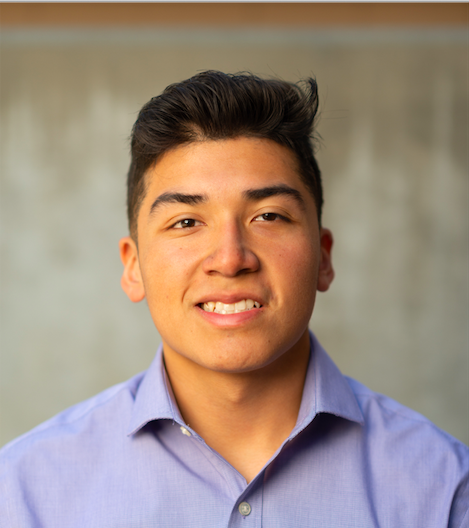
%> input picture Basic Image Operations/Pauls Headshot.png, 469 x 528 px
$ octave HistogramEqualization_on_GrayscaleImage.m   (GNU Octave 9; MATLAB toolbox functions it lacks are replaced by stand-ins)
%> lines starting %> are read from the running program, lines starting %| are printed output that depends on the picture
% Histogram Equalization on GrayScale Image
%{
Histogram equalization is a method in image processing of contrast adjustment
using the image's histogram. Histogram equalization is the best method for
image enhancement. It provides better quality of images without loss of any
information.
%}

clc
clear
close all
warning off

a=imread('Pauls Headshot.png');
%> a is the input picture: size 528x469x3 uint8; mean R, G, B 158.9, 139.8, 126.6
b=rgb2gray(a);
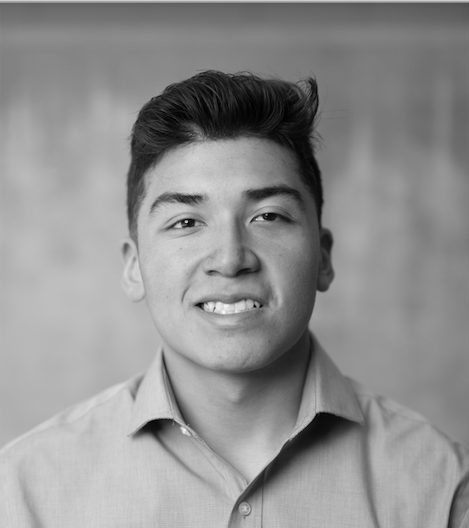
%> b: size 528x469 uint8; min 0, max 247, mean 144
subplot(2,2,1);
imshow(b);
title('Original Grayscale Image');

subplot(2,2,3);
imhist(b);
title('Histogram of Original Grayscale Image');

j=histeq(b);
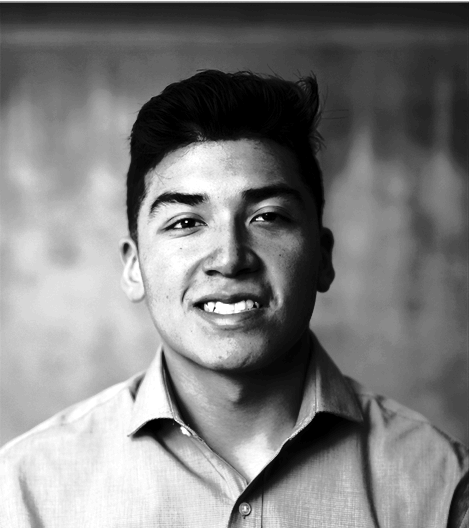
%> j: size 528x469 uint8; min 0, max 255, mean 126.4
subplot(2,2,2);
imshow(j);
title('Image after histogram equalization');

subplot(2,2,4);
imhist(j);
title('Histogram of Image after histogram equalization');
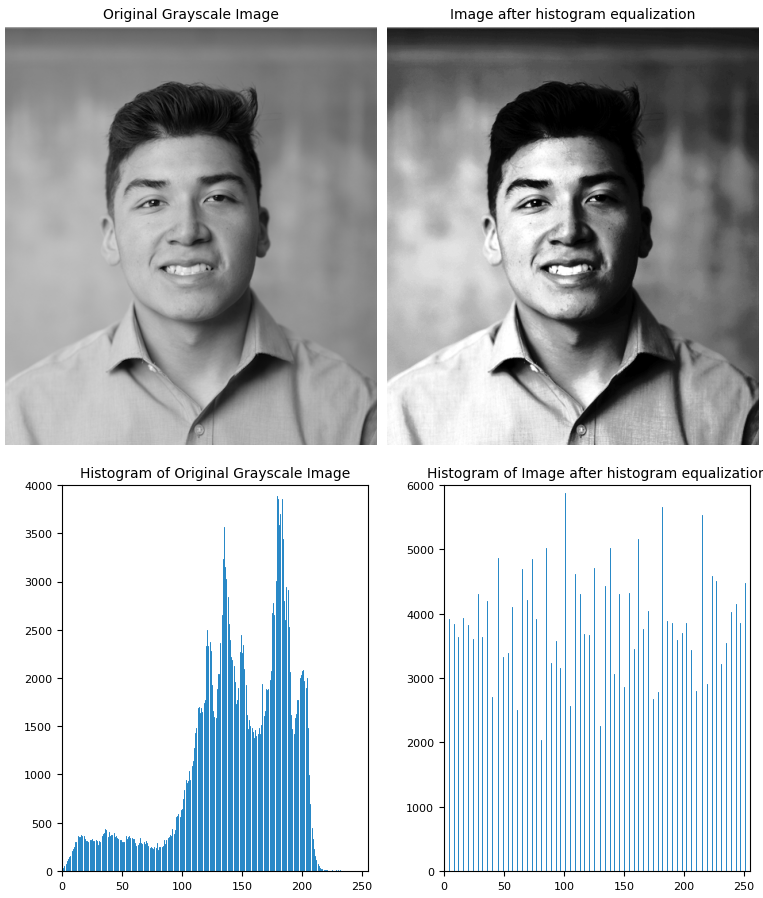
%> figure redrawn from the program's plot data, 4 panels

$ run again, with Basic Image Operations/canyon.jpg saved as Basic Image Operations/Pauls Headshot.png
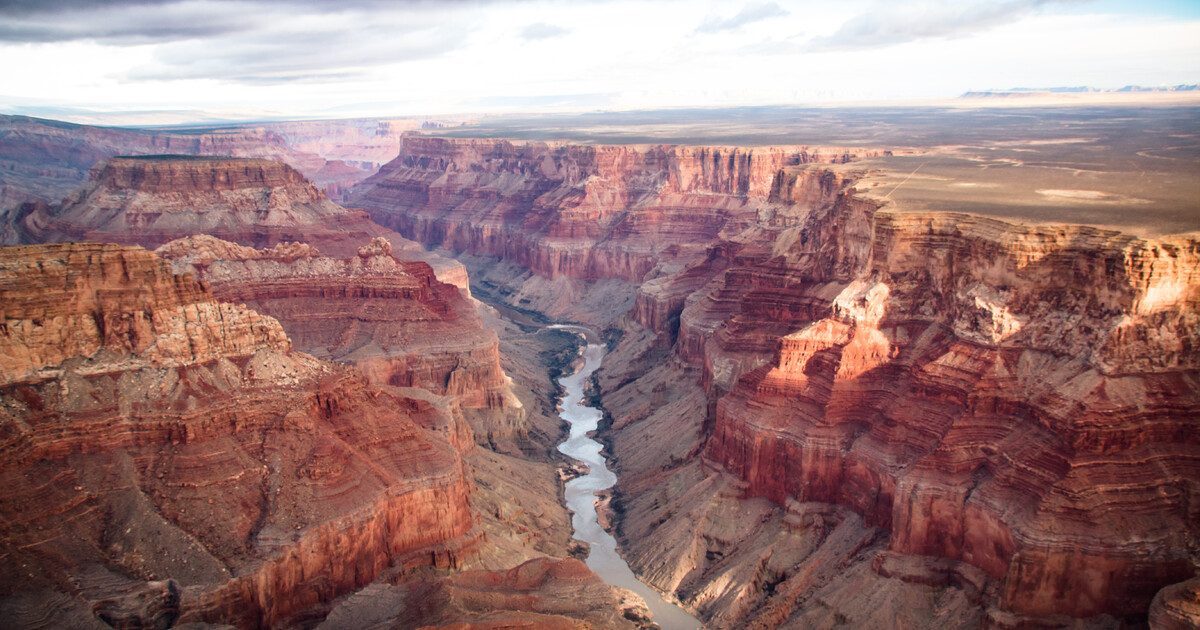
%> input picture Basic Image Operations/canyon.jpg, 1200 x 630 px
%> a is the input picture: size 630x1200x3 uint8; mean R, G, B 154, 121, 120.8
%> `j=histeq(b);`:
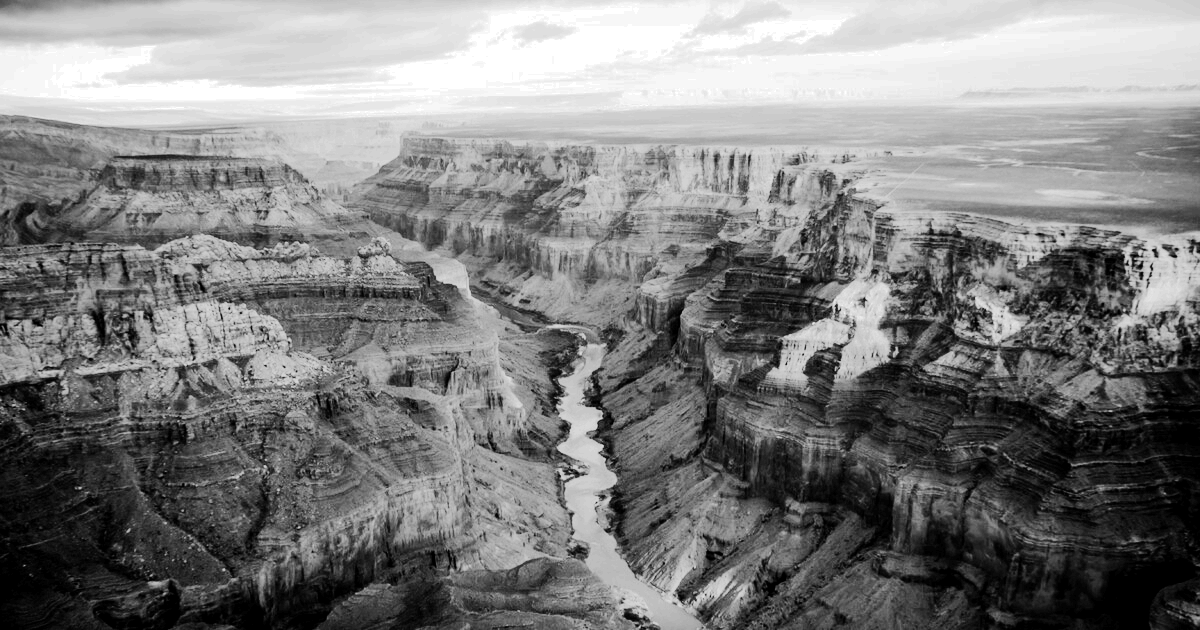
%> j: size 630x1200 uint8; min 0, max 255, mean 126.3
%> `title('Histogram of Image after histogram equalization');`:
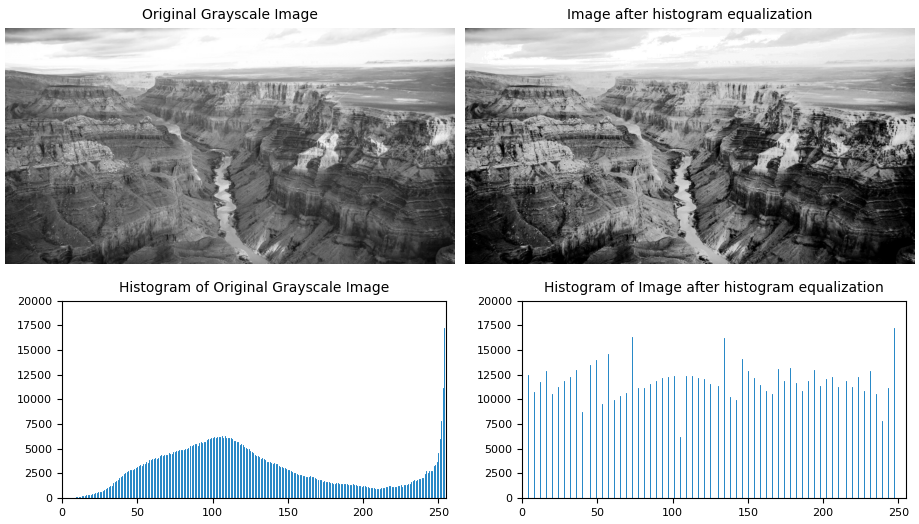
%> figure redrawn from the program's plot data, 4 panels

$ run again, with Basic Image Operations/low contrast rgb 2.jpg saved as Basic Image Operations/Pauls Headshot.png
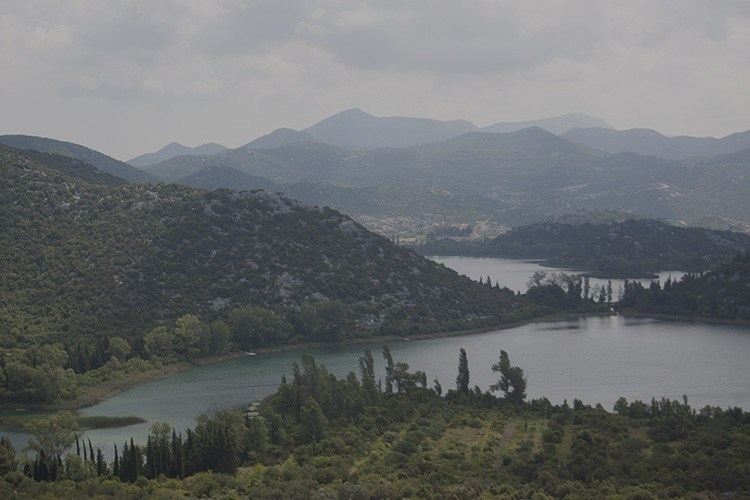
%> input picture Basic Image Operations/low contrast rgb 2.jpg, 750 x 500 px
%> a is the input picture: size 500x750x3 uint8; mean R, G, B 105.3, 108.2, 109.4
%> `j=histeq(b);`:
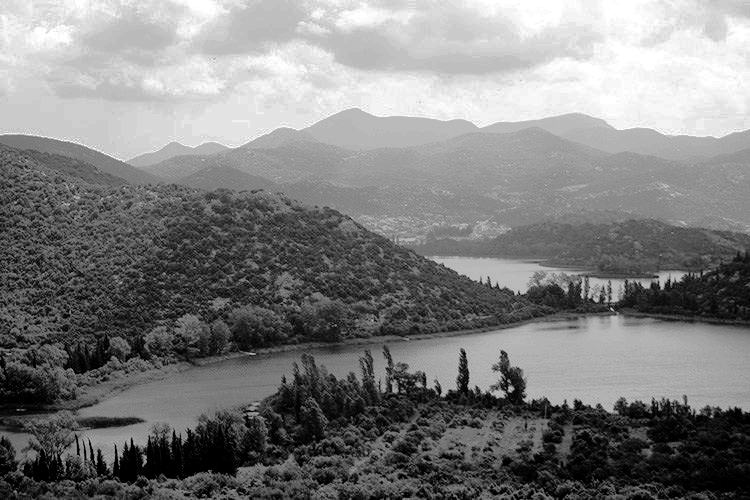
%> j: size 500x750 uint8; min 0, max 255, mean 127.2
%> `title('Histogram of Image after histogram equalization');`:
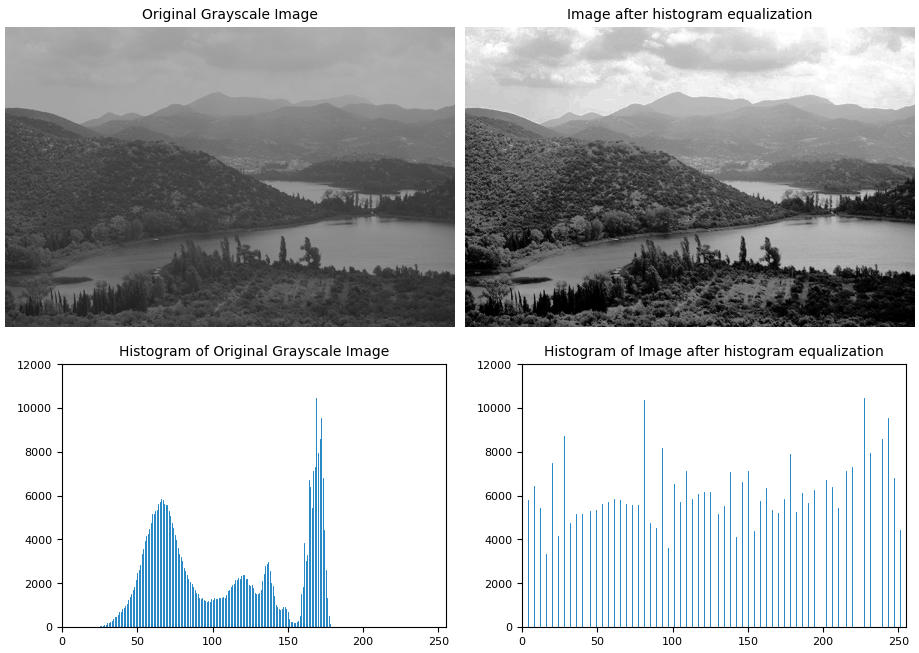
%> figure redrawn from the program's plot data, 4 panels
